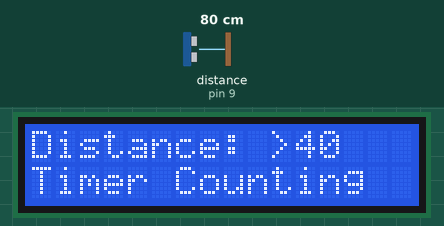
Bench run of a sketch on a simulated Arduino Uno, built with avr-gcc and run on an emulated ATmega328P. Parts: 16×2 character LCD. Wiring (inferred from the names in the program): ultrasonic range finder: trigger pin 10; echo pin 9. Inputs (shaded band) come from the test bench; at power-on: distance to the obstacle (sensor on pin 9) 80 cm. The echo pulse lasts 58.3 µs per cm; what the sketch prints to the serial monitor is not drawn.

Above: at 3.2 s.
3.3 s: distance to the obstacle (sensor on pin 9) set to 44 cm
6.3 s: distance to the obstacle (sensor on pin 9) set to 38 cm
At 8.8 s:
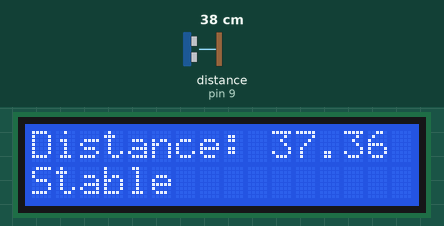
9.3 s: distance to the obstacle (sensor on pin 9) set to 33 cm
At 10.7 s:
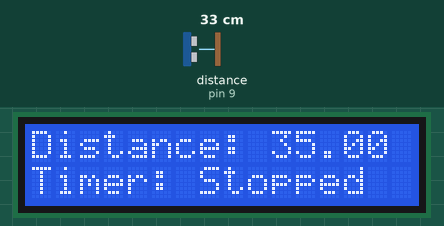
11.9 s: distance to the obstacle (sensor on pin 9) set to 60 cm
At 13.2 s:
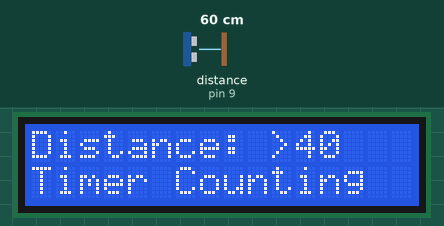
Timing chart, 0 to 14.9 s (numbered marks = the images above; inputs shaded):
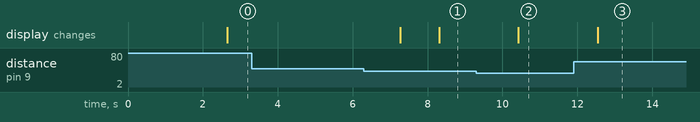

The sketch:

Ultrasonic.ino
```cpp
#include <LiquidCrystal_I2C.h>
#include <Wire.h>

// LCD และ Ultrasonic
LiquidCrystal_I2C lcd(0x27, 16, 2);

#define trigPin 10 // Trigger pin
#define echoPin 9  // Echo pin

// ตัวแปรหลัก
int simpleValue = 35;
int timer = 0;
int i = 0;
bool hasCounted = false; // ตัวแปรสำหรับตรวจสอบว่าเริ่มนับเวลาหรือยัง

long duration;
float distance; // ใช้ float เพื่อรองรับค่าทศนิยม
int numSamples = 10; // จำนวนการวัดที่ต้องการเฉลี่ย

// ค่าคงที่สปริง
const float springConstant = 3.0; // N/m (ค่าคงที่ของสปริง)

// ฟังก์ชันหาค่าเฉลี่ยของระยะทาง
float getAverageDistance(int numSamples) {
  float totalDistance = 0;

  for (int i = 0; i < numSamples; i++) {
    digitalWrite(trigPin, LOW);
    delayMicroseconds(2);
    digitalWrite(trigPin, HIGH);
    delayMicroseconds(10);
    digitalWrite(trigPin, LOW);

    duration = pulseIn(echoPin, HIGH); // รับค่า duration
    float tempDistance = duration * 0.034 / 2; // คำนวณระยะทาง (cm)
    totalDistance += tempDistance;
    delay(50); // หน่วงระหว่างการวัด
  }

  return totalDistance / numSamples; // คำนวณค่าเฉลี่ย
}

// ฟังก์ชันคำนวณน้ำหนัก
float calculateWeight(float springConstant, float time) {
  const float g = 9.81; // ความเร่งเนื่องจากแรงโน้มถ่วง (m/s^2)
  float mass = (time * time * springConstant) / (4 * 3.1416 * 3.1416); // มวล (kg)
  return mass * g; // น้ำหนัก (N)
}

void setup() {
  Serial.begin(9600);
  lcd.init();
  lcd.backlight();
  lcd.setCursor(0, 0);
  lcd.print("Online....");
  pinMode(trigPin, OUTPUT);
  pinMode(echoPin, INPUT);
  delay(2000);
}

void loop() {
  // หาค่าเฉลี่ยจากการวัดหลายครั้ง
  distance = getAverageDistance(numSamples);

  lcd.clear();
  lcd.setCursor(0, 0);

  if (distance < 35 || distance == 36 || distance == 37) {
    distance = 35;
    lcd.print("Distance: ");
    lcd.print(distance);
    lcd.setCursor(0, 1);
    lcd.print("Timer: Stopped");
    hasCounted = false; // รีเซ็ตสถานะหากกลับมาในช่วงนี้
  }
  else if (distance > 40) {
    if (!hasCounted) {
      lcd.print("Distance: >40");
      lcd.setCursor(0, 1);
      lcd.print("Timer Counting");
      while (distance > 40) {
        i++; // จับเวลาในหน่วยวินาที
        delay(1000);
        distance = getAverageDistance(numSamples); // อัปเดตระยะทางในลูป
        Serial.println(distance);
      }
      hasCounted = true; // ตั้งสถานะว่านับเวลาแล้ว

      // คำนวณน้ำหนักเมื่อสิ้นสุดการจับเวลา
      float weight = calculateWeight(springConstant, i);
      Serial.print("Weight: ");
      Serial.print(weight);
      Serial.println(" N");

      lcd.clear();
      lcd.setCursor(0, 0);
      lcd.print("Weight: ");
      lcd.print(weight);
      lcd.print(" N");
    }
  } else {
    lcd.print("Distance: ");
    lcd.print(distance);
    lcd.setCursor(0, 1);
    lcd.print("Stable");
  }

  delay(500); // หน่วงเวลาเพื่อป้องกันการกระพริบบน LCD
}
```

Measured:
- the behaviour switches between 41 and 40 cm on distance to the obstacle (sensor on pin 9) (found by bisection; images 0 and 1)
- the behaviour switches between 36 and 35 cm on distance to the obstacle (sensor on pin 9) (found by bisection; images 1 and 2)
- after the input at 3.3 s, every drawn part: stays the same
- after the input at 6.3 s, the display: first changes after 0.96 s (image 1 shows a later state)
- after the input at 9.3 s, the display: changes after 1.1 s (image 2)
- after the input at 11.9 s, the display: changes after 0.65 s (image 3)
